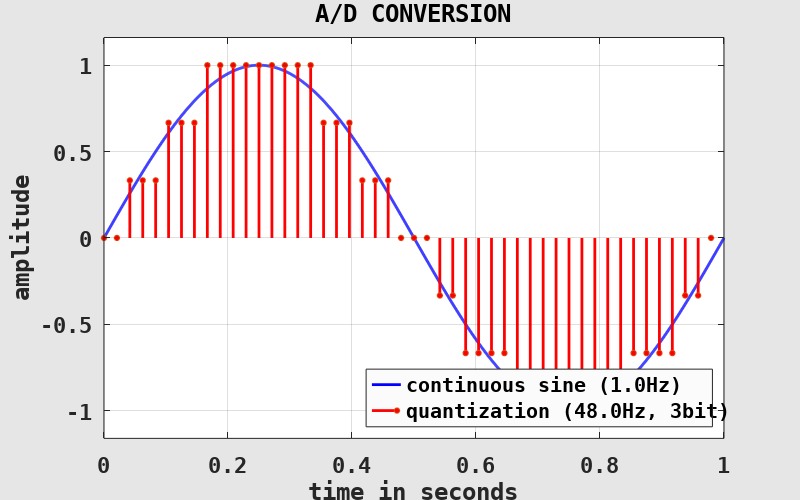
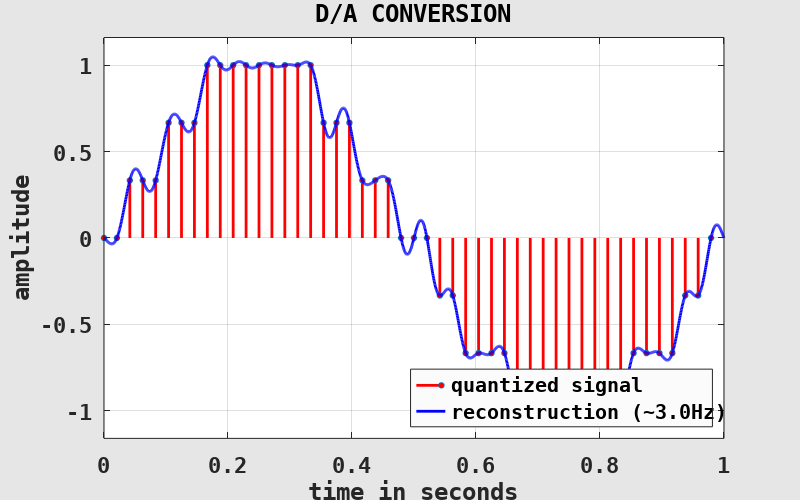

Reproduce these figures in MATLAB, in order.
clearvars( '-except', '-regexp', '^fig\d*$' );

	% -----------------------------------------------------------------------
	% a continuous test signal (sine with frequency f and length L)
	% -----------------------------------------------------------------------
f = 1; % signal frequency, EXERCISE!
L = 1;

x = @( t ) sin( 2*pi*f * t ); % continuous sine with frequency f

	% -----------------------------------------------------------------------
	% quantize the test signal (using sampling rate fS and nS bits/sample)
	% -----------------------------------------------------------------------
fS = 48; % sampling rate, EXERCISE!
nS = 3; % bits per sample, EXERCISE!

N = floor( L * fS ); % number of samples
ti = (0:N-1) / fS; % quantized time values
xi = round( (2^(nS-1)-1) * x( ti ) ) / (2^(nS-1)-1); % quantized amplitudes

	% -----------------------------------------------------------------------
	% reconstruct the signal from qunatization (Whittaker-Shannon)
	% THIS PART IS NOT IMPORTANT FOR FOLLOWING THE LECTURE!
	% -----------------------------------------------------------------------
dt = 1 / 2000; % temporal resolution
t = linspace( 0, L, L / dt );

for j = 1:numel( t )
	sincarg = (t(j) - ti) * fS; % sinc function
	sincarg(find( sincarg == 0)) = 1;
	sincval = sin( pi * sincarg ) ./ (pi * sincarg);

	xr(j) = sum( xi .* sincval ); % reconstructed amplitude
end

fR = sum( abs( diff( xr >= 0 ) ) ) / L / 2; % estimate frequency using zero-crossings rate

	% -----------------------------------------------------------------------
	% plot A/D conversion
	% THIS PART IS NOT IMPORTANT FOR FOLLOWING THE LECTURE!
	% -----------------------------------------------------------------------
if exist( 'fig1', 'var' ) ~= 1 || ~ishandle( fig1 ) % prepare figure window
	fig1 = figure( ...
		'Color', [0.9, 0.9, 0.9], 'InvertHardcopy', 'off', ...
		'PaperPosition', [0, 0, 8, 5], ...
		'defaultAxesFontName', 'DejaVu Sans Mono', 'defaultAxesFontSize', 16, 'defaultAxesFontWeight', 'bold', ...
		'defaultAxesNextPlot', 'add', ...
		'defaultAxesBox', 'on', 'defaultAxesLayer', 'top', ...
		'defaultAxesXGrid', 'on', 'defaultAxesYGrid', 'on' );
end

figure( fig1 ); % set and clear current figure
clf( fig1 );

set( fig1, 'Name', 'A/D CONVERSION' ); % set labels
title( get( fig1, 'Name' ) );

xlabel( 'time in seconds' );
ylabel( 'amplitude' );

xlim( [0, L] ); % set axes
ylim( [-1, 1] * max( abs( cat( 2, x( t ), xi, xr ) ) ) * 1.1 );

plot( t, x( t ), ... % plot continuous signal
	'Color', 'blue', 'LineWidth', 2 );

stem( ti, xi, ... % plot discrete signal
	'Color', 'red', 'LineWidth', 2, 'MarkerSize', 4, 'MarkerFaceColor', 'red', ...
	'ShowBaseLine', 'off' );

h = legend( ... % show legend
	{sprintf( 'continuous sine (%.1fHz)', f ), sprintf( 'quantization (%.1fHz, %dbit)', fS, nS )}, ...
	'Location', 'southeast' );
set( h, 'Color', [0.9825, 0.9825, 0.9825] );

%print( fig1, 'sampling_ad.eps', '-depsc2' );
	
	% -----------------------------------------------------------------------
	% plot D/A conversion
	% THIS PART IS NOT IMPORTANT FOR FOLLOWING THE LECTURE!
	% -----------------------------------------------------------------------
if exist( 'fig2', 'var' ) ~= 1 || ~ishandle( fig2 ) % prepare figure window
	fig2 = figure( ...
		'Color', [0.9, 0.9, 0.9], 'InvertHardcopy', 'off', ...
		'PaperPosition', [0, 0, 8, 5], ...
		'defaultAxesFontName', 'DejaVu Sans Mono', 'defaultAxesFontSize', 16, 'defaultAxesFontWeight', 'bold', ...
		'defaultAxesNextPlot', 'add', ...
		'defaultAxesBox', 'on', 'defaultAxesLayer', 'top', ...
		'defaultAxesXGrid', 'on', 'defaultAxesYGrid', 'on' );
end

figure( fig2 ); % set and clear current figure
clf( fig2 );

set( fig2, 'Name', 'D/A CONVERSION' ); % set labels
title( get( fig2, 'Name' ) );

xlabel( 'time in seconds' );
ylabel( 'amplitude' );

xlim( [0, L] ); % set axes
ylim( [-1, 1] * max( abs( cat( 2, x( t ), xi, xr ) ) ) * 1.1 );

stem( ti, xi, ... % plot discrete signal
	'Color', 'red', 'LineWidth', 2, 'MarkerSize', 4, 'MarkerFaceColor', 'red', ...
	'ShowBaseLine', 'off' );

plot( t, xr, ... % plot reconstructed signal
	'Color', 'blue', 'LineWidth', 2 );

h = legend( ... % show legend
	{'quantized signal', sprintf( 'reconstruction (~%.1fHz)', fR )}, ...
	'Location', 'southeast' );
set( h, 'Color', [0.9825, 0.9825, 0.9825] );

%print( fig2, 'sampling_da.eps', '-depsc2' );

